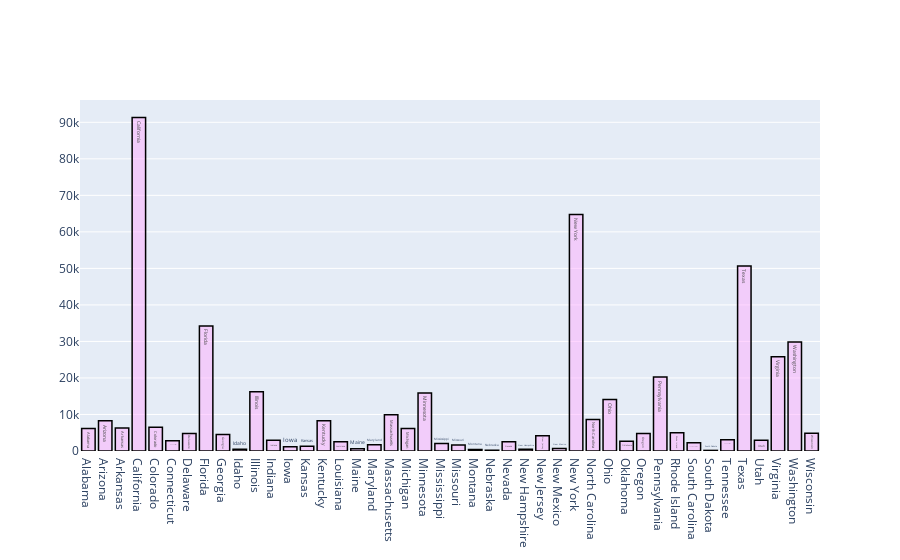

Here is the notebook cell this chart was saved with:
### Code cell
import plotly.graph_objects as go

# create trace1 
trace1 = go.Bar(x = state_sales2014['State'],
               y = state_sales2014['Sales'],
               name = 'citations',
               marker = dict(color = 'rgba(255, 174, 255, 0.5)',
                            line = dict(color='rgb(0,0,0)', width = 1.5)),
               text = state_sales2014['State'])

data = [trace1]

layout = go.Layout(barmode = "group")

fig = go.Figure(data = data, layout = layout)

fig

### Figure 1 — Plotly figure (JSON) as saved in the notebook; plotly's stock layout.template omitted (floating-point values rounded to 4 significant figures)
{"data": [{"marker": {"color": "rgba(255, 174, 255, 0.5)", "line": {"color": "rgb(0,0,0)", "width": 1.5}}, "name": "citations", "text": ["Alabama", "Arizona", "Arkansas", "California", "Colorado", "Connecticut", "Delaware", "Florida", "Georgia", "Idaho", "Illinois", "Indiana", "Iowa", "Kansas", "Kentucky", "Louisiana", "Maine", "Maryland", "Massachusetts", "Michigan", "Minnesota", "Mississippi", "Missouri", "Montana", "Nebraska", "Nevada", "New Hampshire", "New Jersey", "New Mexico", "New York", "North Carolina", "Ohio", "Oklahoma", "Oregon", "Pennsylvania", "Rhode Island", "South Carolina", "South Dakota", "Tennessee", "Texas", "Utah", "Virginia", "Washington", "Wisconsin"], "type": "bar", "x": ["Alabama", "Arizona", "Arkansas", "California", "Colorado", "Connecticut", "Delaware", "Florida", "Georgia", "Idaho", "Illinois", "Indiana", "Iowa", "Kansas", "Kentucky", "Louisiana", "Maine", "Maryland", "Massachusetts", "Michigan", "Minnesota", "Mississippi", "Missouri", "Montana", "Nebraska", "Nevada", "New Hampshire", "New Jersey", "New Mexico", "New York", "North Carolina", "Ohio", "Oklahoma", "Oregon", "Pennsylvania", "Rhode Island", "South Carolina", "South Dakota", "Tennessee", "Texas", "Utah", "Virginia", "Washington", "Wisconsin"], "y": [6139.0, 8295.0, 6303.0, 91300.0, 6502.0, 2794.0, 4786.0, 34250.0, 4540.0, 465.2, 16200.0, 2937.0, 1191.0, 1320.0, 8280.0, 2535.0, 617.1, 1701.0, 9900.0, 6172.0, 15880.0, 2055.0, 1648.0, 424.5, 210.0, 2561.0, 504.5, 4192.0, 708.0, 64790.0, 8621.0, 14130.0, 2639.0, 4808.0, 20250.0, 5016.0, 2271.0, 162.2, 3052.0, 50630.0, 2944.0, 25800.0, 29870.0, 4848.0]}], "layout": {"barmode": "group"}}
